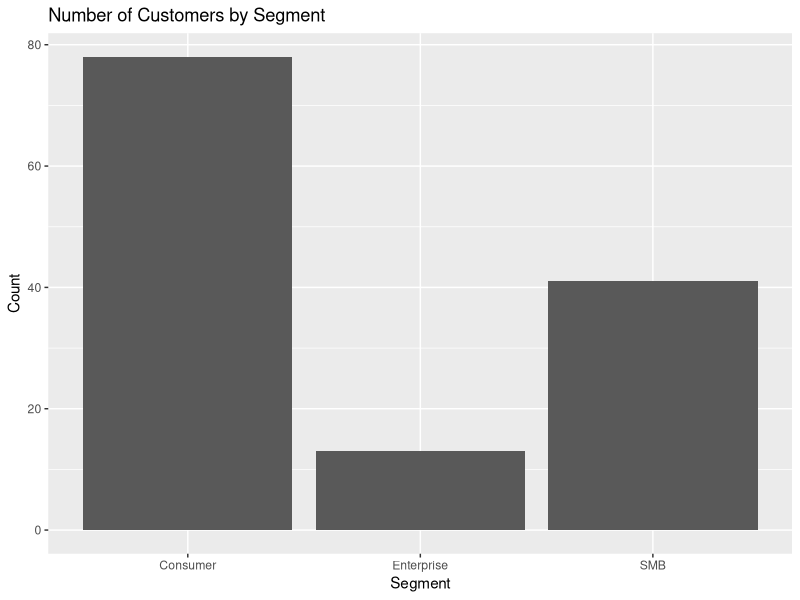
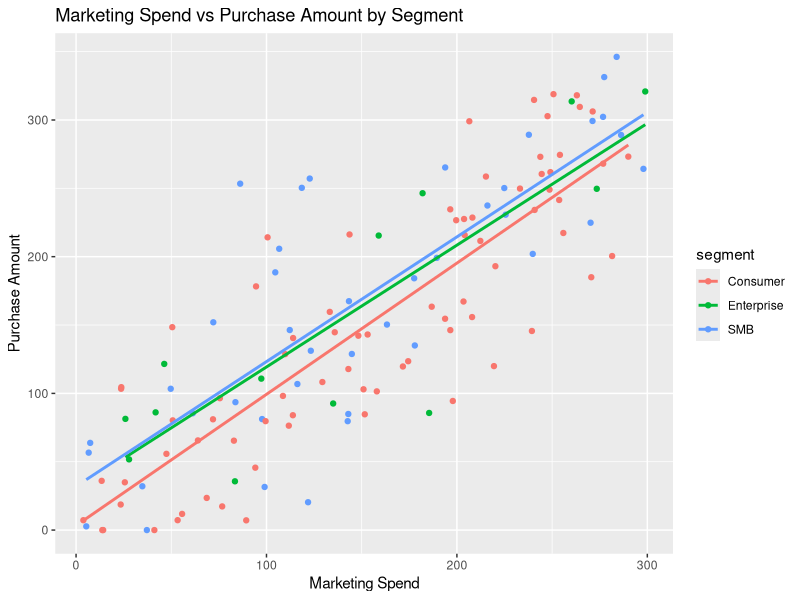
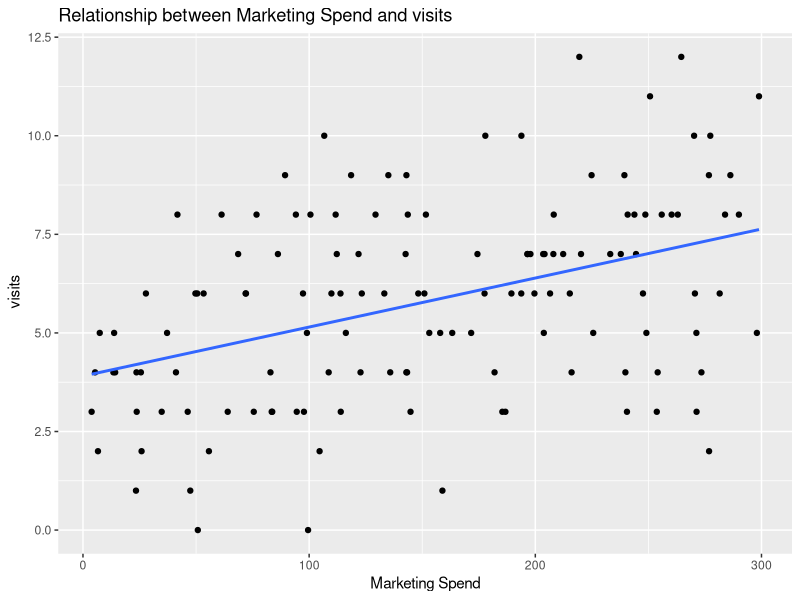

R code for these plots, in order:
## ---- chunk 1
#| echo: false
#| warning: false
#| message: false
knitr::opts_chunk$set(echo = FALSE, warning = FALSE ,message = FALSE)

library(tidyverse)
library(ggplot2)
library(here)
library(knitr)
## ---- chunk 2
data <- read.csv(here::here("data/35480211_Kai-Hong Su.csv"))
## ---- chunk 3
head(data,5)
data_clean <- data |>
    select(c(marketing_spend,purchase_amount, visits, segment)) |>
    drop_na()
head(data_clean,5)
## ---- chunk 4
str(data_clean)
## ---- chunk 5
#| tbl-cap: "Summarise of the data"
data_clean |>
  summarise(
    avg_marketing = mean(marketing_spend),
    avg_purchase = mean(purchase_amount),
    avg_visits = mean(visits))|>
    knitr::kable()
## ---- chunk 6
#| fig-cap: "Bar chart show number of customers in different segment"
data_clean |>
  ggplot(aes(x = segment)) +
  geom_bar() +
  labs(
    title = "Number of Customers by Segment",
    x = "Segment",
    y = "Count"
  )
## ---- chunk 7
#| fig-cap: "Relationship between marketing spend and purchase amount in different segments"
ggplot(data_clean, aes(x = marketing_spend, y = purchase_amount, color = segment)) +
  geom_point() +
  geom_smooth(method = "lm", se = FALSE) +
  labs(
    title = "Marketing Spend vs Purchase Amount by Segment",
    x = "Marketing Spend",
    y = "Purchase Amount"
  )
## ---- chunk 8
#| fig-cap: "Relationship between marketing spend and visits"
data_clean |>
    ggplot(aes(marketing_spend, visits))+
    geom_point()+
    geom_smooth(method = "lm", se = FALSE) +
    labs(
        title = "Relationship between Marketing Spend and visits",
    x = "Marketing Spend",
    y = " visits"
 )
